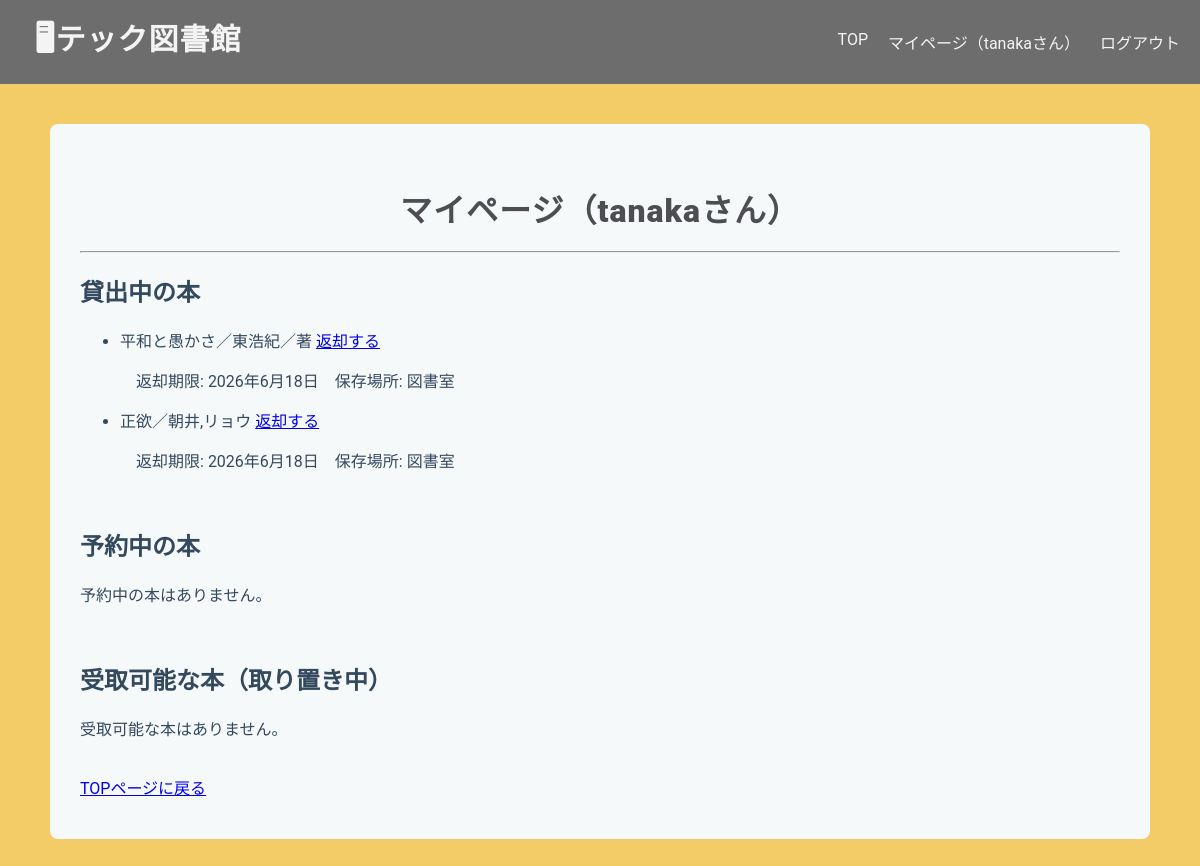
The app's page /library/mypage/ (signed in), older data.
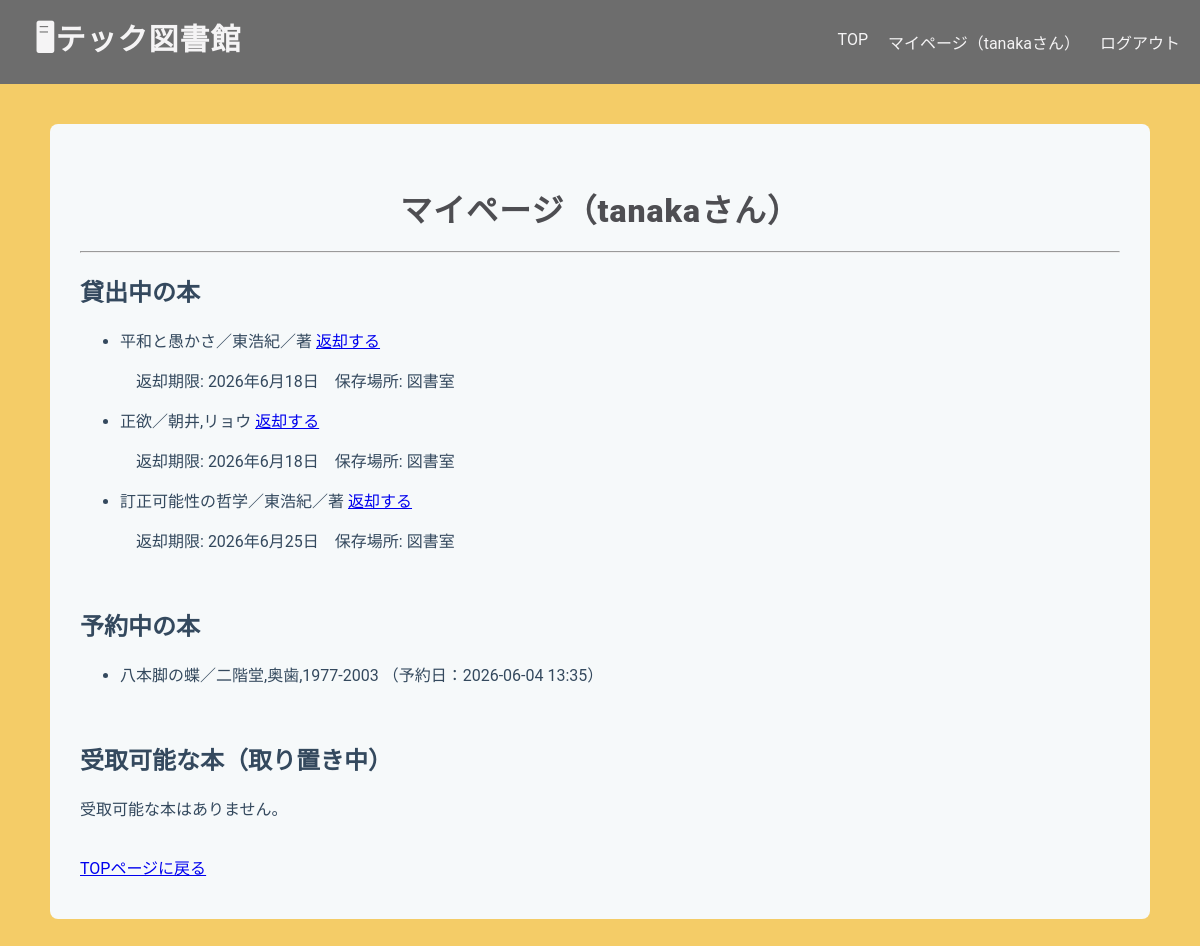
The same page, newer data.
### libraryapp/models.py (models this page shows, shortened)
class Borrow(models.Model):
    user = models.ForeignKey(User, on_delete=models.CASCADE)
    stock = models.ForeignKey(
        Stock,
        on_delete=models.PROTECT,
        related_name="borrows"
    )
    borrowed_at = models.DateTimeField(default=timezone.now)
    due_date = models.DateField()
    returned_at = models.DateTimeField(null=True, blank=True)

class Stock(models.Model):
    book = models.ForeignKey(
        Book,
        on_delete=models.CASCADE,
        related_name="stocks"
    )
    location = models.ForeignKey(
        Location,
        on_delete=models.PROTECT,
        related_name="stocks"
    )
    is_available = models.BooleanField(default=True)

class Book(models.Model):
    isbn = models.CharField(
        max_length=17,
        help_text='ISBN-10 または ISBN-13（ハイフン可）',
        verbose_name='ISBN',
        unique=True,
    )
    title = models.CharField(max_length=200, blank=True)
    author = models.CharField(max_length=200, null=True, blank=True)
    publisher = models.CharField(max_length=200, null=True, blank=True)
    publication_date = models.DateField(null=True, blank=True)
    description = models.TextField(null=True, blank=True)
    cover_url = models.URLField(null=True, blank=True)
    edition_number = models.IntegerField(default=1)

class Location(models.Model):
    name = models.CharField(max_length=100)
    def __str__(self):
        return self.name

class Reservation(models.Model):
    user = models.ForeignKey(
        User,
        on_delete=models.CASCADE,
        related_name="reservations")
    book = models.ForeignKey(
        Book,
        on_delete=models.CASCADE,
        related_name="reservations")
    reserved_at = models.DateTimeField(auto_now_add=True)
    class Meta:
        ordering = ["reserved_at"] # 先着順
        unique_together = ("user", "book")

### libraryapp/views.py (the view)
# urls.py: path('mypage/', views.MyPageView.as_view(), name='mypage'),
class MyPageView(LoginRequiredMixin, ListView):
    model = Borrow
    template_name = "libraryapp/mypage.html"
    context_object_name = "borrows"
    def get_queryset(self):
        return Borrow.objects.filter(
            user=self.request.user,
            returned_at__isnull=True
        ).select_related("stock__book")
    def get_context_data(self, **kwargs):
        context = super().get_context_data(**kwargs)
        context['reservations'] = Reservation.objects.filter(
            user=self.request.user
        ).select_related("book")
        context['hold_stocks'] = HoldStock.objects.filter(
            user=self.request.user,
            is_pickedup=False
        ).select_related("stock__book")
        return context

### templates/libraryapp/mypage.html (shortened to what this page needs)
{% extends "libraryapp/base.html" %}
{% block content %}
<h1>マイページ（{{ user.username }}さん）</h1>
<hr>
<h2>貸出中の本</h2>
{% if borrows %}
    <ul>
        {% for borrow in borrows %}
            <li>
                {{ borrow.stock.book.title }}／{{ borrow.stock.book.author }}
                <a href="{% url 'return_book' borrow.id %}">
                    返却する
                </a>
                <p>　返却期限: {{ borrow.due_date }}　保存場所: {{ borrow.stock.location }}</p>
            </li>
        {% endfor %}
    </ul>
{% else %}
    <p>貸出中の本はありません。</p>
{% endif %}
<br>
<h2>予約中の本</h2>
{% if reservations %}
    <ul>
        {% for reservation in reservations %}
            <li>
                {{ reservation.book.title }}／{{ reservation.book.author }}
                （予約日：{{ reservation.reserved_at|date:"Y-m-d H:i" }}）
            </li>
        {% endfor %}
    </ul>
{% else %}
    <p>予約中の本はありません。</p>
{% endif %}
<br>
<h2>受取可能な本（取り置き中）</h2>
{% if hold_stocks %}
    <ul>
        {% for hold in hold_stocks %}
            <li>
                {{ hold.stock.book.title }}／{{ hold.stock.book.author }} <span>【受取待ち】</span>
                <a href="{% url 'pickup_confirm' hold.id %}"
                    class="action-button">
                    受け取る
                </a>
            </li>
        {% endfor %}
    </ul>
{% else %}
    <p>受取可能な本はありません。</p>
{% endif %}
<br>
<a href="{% url 'home' %}">TOPページに戻る</a>
{% endblock content %}

Row changes from the older to the newer data that the page shows:
added Borrow: stock.book "訂正可能性の哲学", stock.book.author "東浩紀／著", due_date "2026年6月25日", stock.location "図書室"
added Reservation: book "八本脚の蝶", book.author "二階堂,奥歯,1977-2003", reserved_at "2026-06-04 13:35"
Text that changed along with them:
text no longer shown: "予約中の本はありません。"
